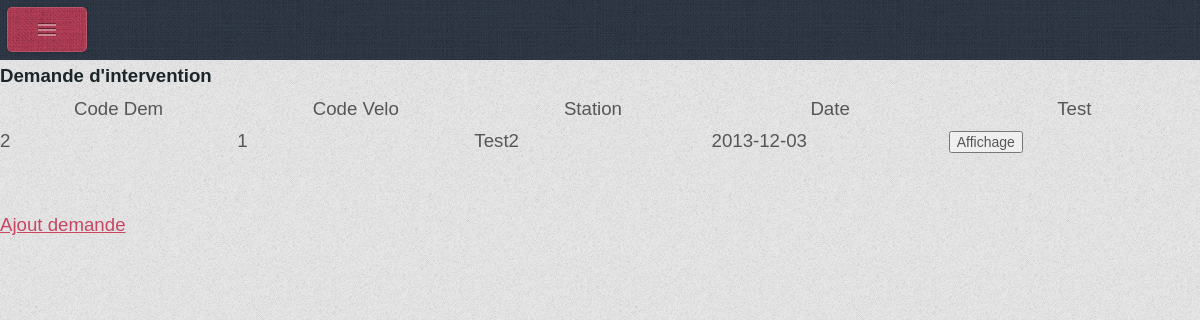
Before: /Pages/Demande/Liste.php (signed in) with the older database file.
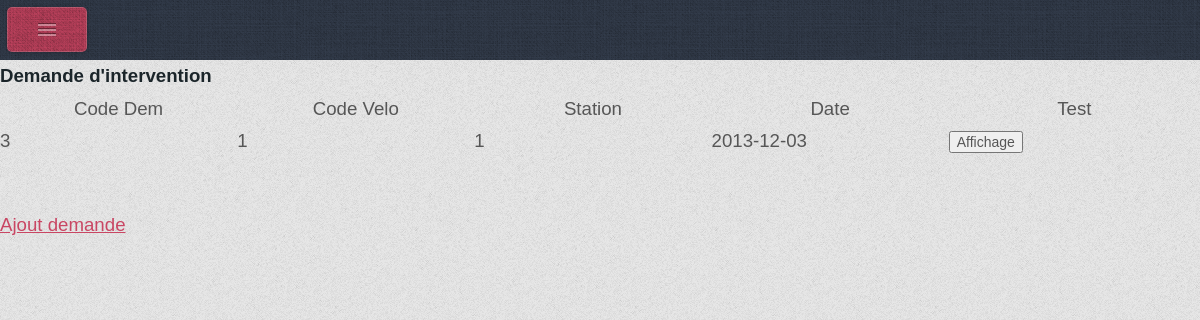
After: the same page with the newer database file.
### tables this page shows
CREATE TABLE IF NOT EXISTS `demandeinter` (
  `DemI_Num` int(5) NOT NULL,
  `DemI_Velo` char(5) NOT NULL,
  `DemI_Date` date DEFAULT NULL,
  `DemI_Technicien` char(5) NOT NULL,
  `DemI_Motif` varchar(50) DEFAULT NULL,
  `DemI_Traite` char(1) DEFAULT NULL,
  `DemI_Station` varchar(10) NOT NULL,
  `DemI_Attache` varchar(3) NOT NULL,
  `DemI_Valide` tinyint(1) NOT NULL,
  PRIMARY KEY (`DemI_Num`),
  KEY `CORRESPONDRE_FK` (`DemI_Velo`),
  KEY `REDIGER_FK` (`DemI_Technicien`)
);

### include/functions.php (called while the page is built, shortened)
	<?php
  function listedemandeint()
  {
	    $id = $_SESSION['id'];
	    $sReq = " SELECT DemI_Num, DemI_Velo, DemI_Attache, DemI_Station, DemI_Date, DemI_Motif, DemI_Traite  FROM DEMANDEINTER WHERE DemI_Technicien='".$id."' AND DemI_Valide=1 ";
     	$rstPdt = mysql_query($sReq) ;
	    $iNb = 0 ;
	    $demande = array() ;
	      while ($demande2 = mysql_fetch_assoc($rstPdt) )
	         {
		         $iNb = $iNb + 1 ;
		         $demande[$iNb] =  $demande2 ;
	         }
	  return ($demande) ;
}
	?>

### Pages/Demande/Liste.php (the view, shortened to what this page needs)
<?php
if(isset($_SESSION['id'])) {
require_once('../../include/functions.php');
?>
<html>
	<head>
			<link rel="stylesheet" href="../../css/style.css" />
	</head>
	<body>
	<a href="../../index.php"><img src="../../css/Home.png" border="0" align="center" width=60 height=60></img></a></br>
		<b>Demande d'intervention </b>
			<table border = 1  >
				<tr>
					<th width="5%" >Code Dem</th>
					<th width="5%">Code Velo</th>
					<th width="5%">Station</th>
					<th width="5%">Date</th>
					<th width="5%">Test</th>
				</tr>
					<form  action="<?php $_SERVER['PHP_SELF']; ?>" name="AfficheDem" method="POST">
		<?php
			$demande = listedemandeint() ;
			foreach ($demande as $demandes)
				{
		?>
				<tr >
					<td><?php echo $demandes["DemI_Num"] ; $code = $demandes["DemI_Num"] ;?><input type="hidden"  value="<?= $code ?>" id="code" name="code"/></td>
					<td><?php echo $demandes["DemI_Velo"]; ?></td>
					<td><?php echo $demandes["DemI_Station"]; ?></td>
					<td><?php echo $demandes["DemI_Date"]; ?></td>
					<td><a href="ListeFiche.php?variable=<?php print($demandes["DemI_Num"]) ?>"><input type="button" value="Affichage"  /></a></td>
				</tr>
		<?php
				}
		?>
					</form>
			</table>
			</br><a href="/Vlyon/Pages/Demande/ficheajout.php">Ajout demande</a>
	</body>
</html>
<?php
}
else{
header('Location:/Vlyon/Pages/connexion.php');
}
?>

Changed rows visible on the page:
no longer on this page (row edited): demandeinter: DemI_Num "2", DemI_Velo "1", DemI_Station "Test2", DemI_Date "2013-12-03"
added demandeinter: DemI_Num "3", DemI_Velo "1", DemI_Station "1", DemI_Date "2013-12-03"
